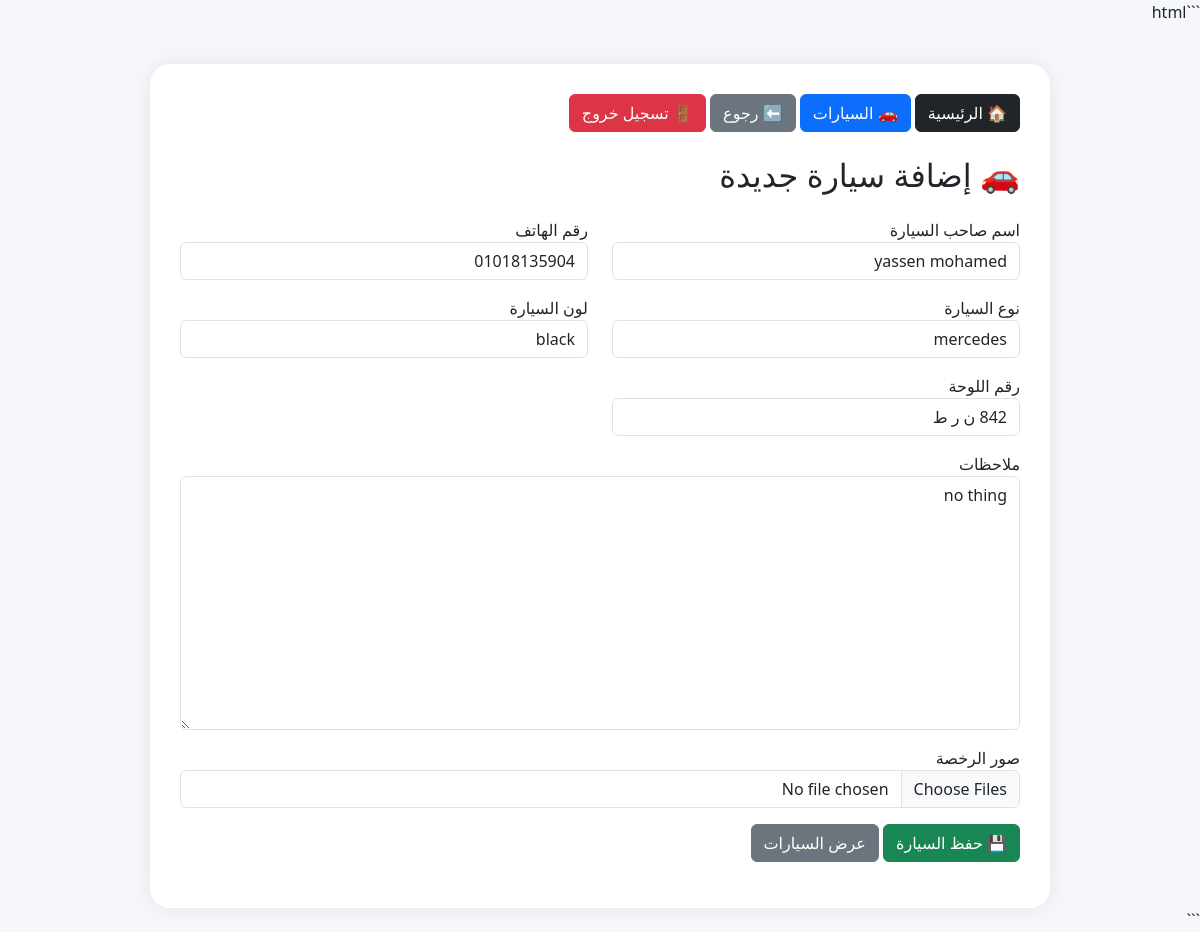
Page /edit-car/1/ (signed in) on the committed database.
### garage/models.py (models this page shows, shortened)
class Car(models.Model):
    owner_name = models.CharField(max_length=100)
    phone = models.CharField(max_length=20)
    car_type = models.CharField(max_length=100)
    car_color = models.CharField(max_length=50)
    plate_number = models.CharField(max_length=30, unique=True)
    is_paid = models.BooleanField(default=False)
    notes = models.TextField(blank=True, null=True)

### garage/views.py (the view)
@login_required
def edit_car(request, car_id):
    car = get_object_or_404(Car, id=car_id)
    if request.method == 'POST':
        form = CarForm(
            request.POST,
            request.FILES,
            instance=car
        )
        if form.is_valid():
            car = form.save()
            images = request.FILES.getlist('license_images')
            for image in images:
                LicenseImage.objects.create(
                    car=car,
                    image=image
                )
            return redirect('cars')
    else:
        form = CarForm(instance=car)
    return render(
        request,
        'garage/add_car.html',
        {
            'form': form
        }
    )

### garage/forms.py
class CarForm(forms.ModelForm):
    class Meta:
        model = Car
        fields = [
            'owner_name',
            'phone',
            'car_type',
            'car_color',
            'plate_number',
            'notes'
        ]
        widgets = {
            'owner_name': forms.TextInput(attrs={'class': 'form-control'}),
            'phone': forms.TextInput(attrs={'class': 'form-control'}),
            'car_type': forms.TextInput(attrs={'class': 'form-control'}),
            'car_color': forms.TextInput(attrs={'class': 'form-control'}),
            'plate_number': forms.TextInput(attrs={'class': 'form-control'}),
            'notes': forms.Textarea(attrs={'class': 'form-control'}),
        }

### templates/garage/add_car.html (shortened to what this page needs)
<!DOCTYPE html>
<html lang="ar" dir="rtl">
<head>
<link href="https://cdn.jsdelivr.net/npm/bootstrap@5.3.3/dist/css/bootstrap.min.css" rel="stylesheet">
</head>
<body>
<div class="container">
<div class="form-box">
<div class="mb-4">
    <a href="/" class="btn btn-dark">
        🏠 الرئيسية
    </a>
    <a href="/cars/" class="btn btn-primary">
        🚗 السيارات
    </a>
    <a href="javascript:history.back()" class="btn btn-secondary">
        ⬅ رجوع
    </a>
    <a href="/logout/" class="btn btn-danger">
        🚪 تسجيل خروج
    </a>
</div>
<h2 class="mb-4">🚗 إضافة سيارة جديدة</h2>
<form method="POST" enctype="multipart/form-data">
<div class="row">
<div class="col-md-6 mb-3">
<label>اسم صاحب السيارة</label>
{{ form.owner_name }}
</div>
<div class="col-md-6 mb-3">
<label>رقم الهاتف</label>
{{ form.phone }}
</div>
<div class="col-md-6 mb-3">
<label>نوع السيارة</label>
{{ form.car_type }}
</div>
<div class="col-md-6 mb-3">
<label>لون السيارة</label>
{{ form.car_color }}
</div>
<div class="col-md-6 mb-3">
<label>رقم اللوحة</label>
{{ form.plate_number }}
</div>
<div class="col-md-12 mb-3">
<label>ملاحظات</label>
{{ form.notes }}
</div>
<div class="col-md-12 mb-3">
<label>صور الرخصة</label>
<input
type="file"
name="license_images"
multiple
class="form-control">
</div>
</div>
<button type="submit" class="btn btn-success">
    💾 حفظ السيارة
</button>
<a href="/cars/" class="btn btn-secondary">
    عرض السيارات
</a>
</form>
</div>
</div>
</body>
</html>

### templates/garage/add_car.html (style rules this page uses)
body { background:#f5f7fb; }
.form-box { max-width:900px; margin:auto; margin-top:40px; background:white; padding:30px; border-radius:20px; box-shadow:0 0 20px rgba(0,0,0,.08); }

### rows in the picture
Car: owner_name "yassen mohamed", phone "01018135904", car_type "mercedes", car_color "black", plate_number "842 ن ر ط", notes "no thing"
